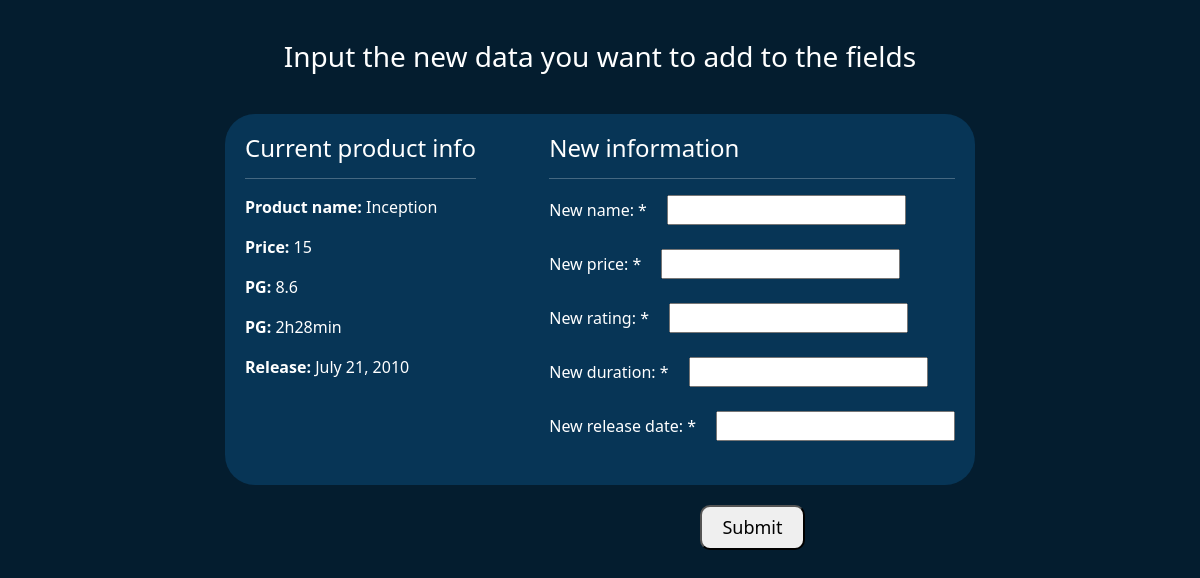
Page /html-php/updateProduct.php?pid=1 on the committed database.
### tables this page shows
CREATE TABLE `products` (
  `productID` int(8) UNSIGNED NOT NULL,
  `productName` varchar(50) DEFAULT NULL,
  `price` float NOT NULL,
  `parentalGuidance` varchar(5) NOT NULL,
  `rating` float NOT NULL,
  `duration` varchar(10) NOT NULL,
  `actors` varchar(100) NOT NULL,
  `director` varchar(32) NOT NULL,
  `image` varchar(100) DEFAULT NULL,
  `landscapeImage` varchar(100) NOT NULL,
  `trailer` varchar(100) NOT NULL,
  `description` varchar(500) NOT NULL,
  `releaseDate` varchar(32) NOT NULL,
  `removeProduct` varchar(3) DEFAULT 'no'
);

### html-php/updateProduct.php (the view, shortened to what this page needs)
<?php
    $user =  'Webuser';
    $password = 'Lab2021';
    $database = 'tenflixDB';
    $host = 'localhost';
    $link = mysqli_connect($host, $user, $password) or die("Error: no connection can be made to $host");
    mysqli_select_db($link, $database) or die("Error: the database could not be opened");
?>
<!DOCTYPE html>
<html>
    <head>
        <link href="../css/reset.css" rel="stylesheet" />
        <link href="https://cdn.jsdelivr.net/npm/bootstrap@5.0.2/dist/css/bootstrap.min.css" rel="stylesheet">
        <link href="../css/updateProduct.css" rel="stylesheet"/>
    </head>
    <body class="body">
        <?php
            if(isset($_GET['pid'])){
                $id = $_GET['pid'];
                $pro_query = "SELECT * FROM products WHERE productID = '$id'" or die("Error fetching the data");
                $pro_result = mysqli_query($link, $pro_query) or die("Could not execute the query");
                $pro_details = mysqli_fetch_array($pro_result);
                echo("<h3>Input the new data you want to add to the fields</h3>");
                $movieName = htmlspecialchars($pro_details['productName']);
                $price = htmlspecialchars($pro_details['price']);
                $rating = htmlspecialchars($pro_details['rating']);
                $duration = htmlspecialchars($pro_details['duration']);
                $release = htmlspecialchars($pro_details['releaseDate']);
                echo("<form action=\"" . $_SERVER['PHP_SELF'] . "?update=yes\" method=\"post\" onsubmit=\"return check()\">");
                    echo("<div class=\"container\">");
                        echo("<div class=\"current-product\">");
                            echo("<h4>Current product info</h4><hr/>");
                            echo("<p><b>Product name:</b> " . $movieName . "</p>");
                            echo("<p><b>Price: </b>" . $price . "</p>");
                            echo("<p><b>PG:</b> $rating</p>");
                            echo("<p><b>PG:</b> $duration</p>");
                            echo("<p><b>Release:</b> $release</p>");
                        echo("</div>");
                        echo("<div>");
                            echo("<h4>New information</h4><hr/>");
                            echo("<span>New name: *</span>");
                            echo("<input type=\"text\" name=\"name\" id=\"name\"/><br/><br/>");
                            echo("<span>New price: *</span>");
                            echo("<input type=\"text\" name=\"price\" id=\"price\"/><br/><br/>");
                            echo("<span>New rating: *</span>");
                            echo("<input type=\"text\" name=\"rating\" id=\"rating\"/><br/><br/>");
                            echo("<span>New duration: *</span>");
                            echo("<input type=\"text\" name=\"duration\" id=\"duration\"/><br/><br/>");
                            echo("<span>New release date: *</span>");
                            echo("<input type=\"text\" name=\"release\" id=\"release\"/><br/><br/>");
                        echo("</div>");
                    echo("</div>");
                    echo("<input type=\"submit\" name=\"submit\" class=\"button\">");
            }
            else{
                header("Location: ./home.php");
            }
        ?>
    </body>
</html>

### css/updateProduct.css (style rules this page uses)
h3 { text-align: center; margin: 40px 0px; }
.container { display: flex; justify-content: space-between; background-color: #073556; border-radius: 30px; width: 750px; padding: 20px; }
.body { background-color: #041d2f; color: white; }
.button { border-radius: 10px; width: 105px; height: 45px; font-size: 18px; margin-top: 20px; margin-left: 700px; }
span { margin-right: 20px; }

### rows in the picture
products: productName "Inception", price "15", rating "8.6", duration "2h28min", releaseDate "July 21, 2010"
